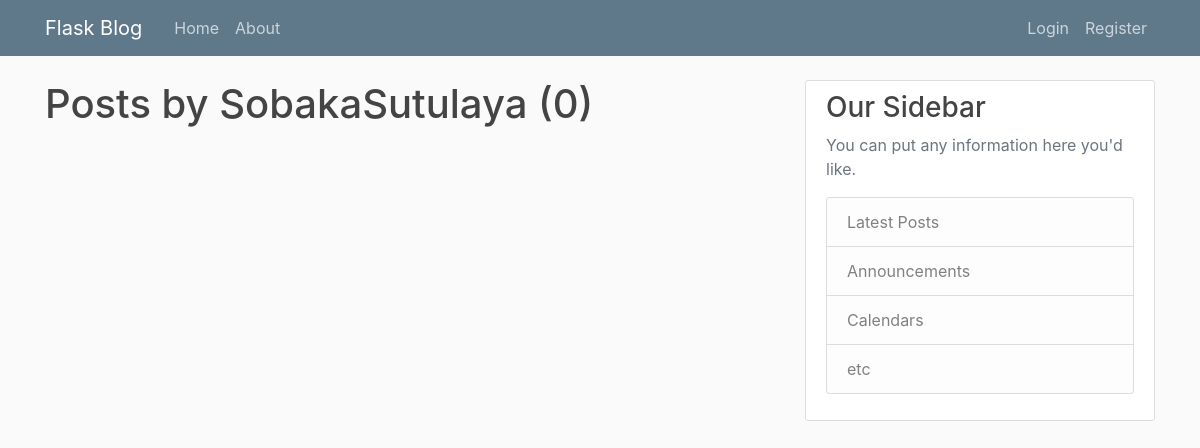
/user/SobakaSutulaya, run on an earlier commit of the app's database.
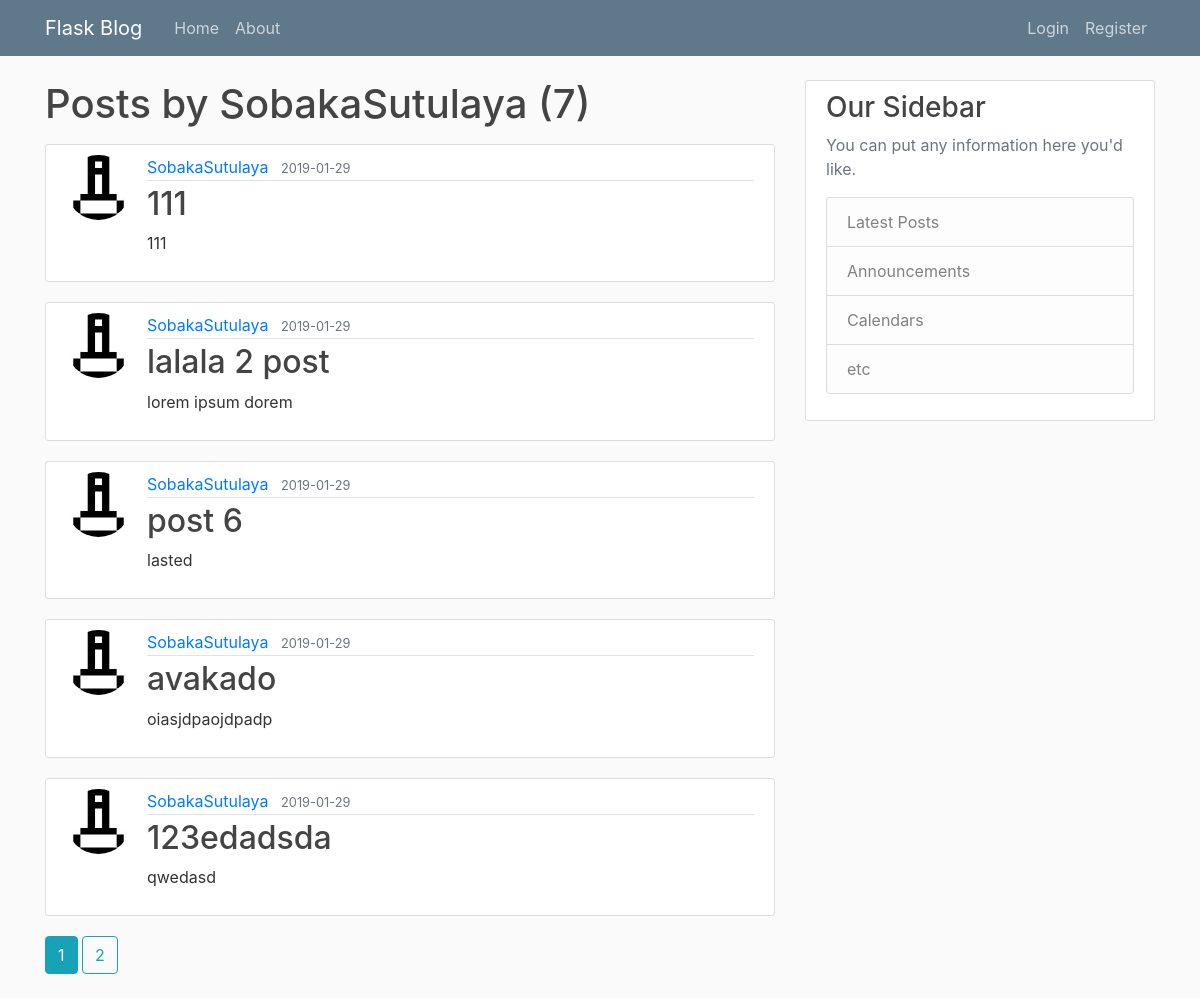
And on a later commit of the database.
### flaskblog/models.py (models this page shows, shortened)
class Post(db.Model):
    id = db.Column(db.Integer, primary_key=True)
    title = db.Column(db.String(100), nullable=False)
    date_posted = db.Column(db.DateTime, nullable=False, default=datetime.utcnow)
    content = db.Column(db.Text, nullable=False)
    user_id = db.Column(db.Integer, db.ForeignKey('user.id'), nullable=False)

class User(db.Model, UserMixin):
    id = db.Column(db.Integer, primary_key=True)
    username = db.Column(db.String(20), unique=True, nullable=False)
    email = db.Column(db.String(120), unique=True, nullable=False)
    image_file = db.Column(db.String(20), nullable=False, default='default.jpg')
    password = db.Column(db.String(60), nullable=False)
    posts = db.relationship('Post', backref='author', lazy=True)

### flaskblog/routes.py (the view)
@app.route("/user/<string:username>")
def user_posts(username):
    page = request.args.get('page', 1, type=int)
    user = User.query.filter_by(username=username).first_or_404()
    posts = Post.query.filter_by(author=user)\
        .order_by(Post.date_posted.desc())\
        .paginate(page=page, per_page=5)
    return render_template('user_posts.html', posts=posts, user=user)

### flaskblog/templates/user_posts.html
{% extends "layout.html" %}
{% block content %}
    <h1 class="mb-3">Posts by {{ user.username }} ({{ posts.total }})</h1>
    {% for post in posts.items %}
        <article class="media content-section">
          <img class="rounded-circle article-img" src="{{ url_for('static', filename='profile_pics/' + post.author.image_file) }}">
          <div class="media-body">
            <div class="article-metadata">
              <a class="mr-2" href="{{ url_for('user_posts', username=post.author.username) }}">{{ post.author.username }}</a>
              <small class="text-muted">{{ post.date_posted.strftime('%Y-%m-%d') }}</small>
            </div>
            <h2><a class="article-title" href="{{ url_for('post', post_id=post.id) }}">{{ post.title }}</a></h2>
            <p class="article-content">{{ post.content }}</p>
          </div>
        </article>
    {% endfor %}
    {% for page_num in posts.iter_pages(left_edge=1, right_edge=1, left_current=1, right_current=2) %}
      {% if page_num %}
        {% if posts.page == page_num %}
          <a class="btn btn-info mb-4" href="{{ url_for('user_posts', username=user.username, page=page_num) }}">{{ page_num }}</a>
        {% else %}
          <a class="btn btn-outline-info mb-4" href="{{ url_for('user_posts', username=user.username, page=page_num) }}">{{ page_num }}</a>
        {% endif %}
      {% else %}
        ...
      {% endif %}
    {% endfor %}
{% endblock content %}

What changed in the data, as far as the page shows it:
added Post: image_file (picture), author.username "SobakaSutulaya", date_posted "2019-01-29", title "111", content "111"
added Post: image_file (picture), author.username "SobakaSutulaya", date_posted "2019-01-29", title "lalala 2 post", content "lorem ipsum dorem"
added Post: image_file (picture), author.username "SobakaSutulaya", date_posted "2019-01-29", title "post 6", content "lasted"
added Post: image_file (picture), author.username "SobakaSutulaya", date_posted "2019-01-29", title "avakado", content "oiasjdpaojdpadp"
added Post: image_file (picture), author.username "SobakaSutulaya", date_posted "2019-01-29", title "123edadsda", content "qwedasd"
Also different on the page:
{{ posts.total }}: "0" → "7"
new list line: "1"
new list line: "2"
